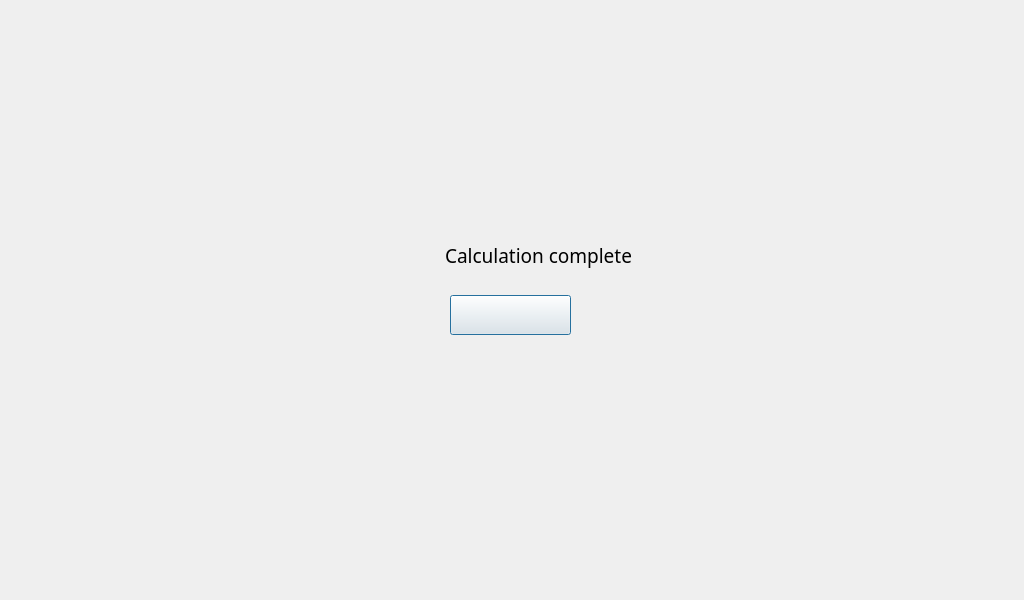
<?xml version="1.0" encoding="UTF-8"?>
<ui version="4.0">
 <class>Dialog</class>
 <widget class="QDialog" name="Dialog">
  <property name="geometry">
   <rect>
    <x>0</x>
    <y>0</y>
    <width>1024</width>
    <height>600</height>
   </rect>
  </property>
  <property name="font">
   <font>
    <family>NanumSquare</family>
   </font>
  </property>
  <property name="windowTitle">
   <string>Dialog</string>
  </property>
  <property name="styleSheet">
   <string notr="true"/>
  </property>
  <widget class="QPushButton" name="Button_ok">
   <property name="geometry">
    <rect>
     <x>450</x>
     <y>295</y>
     <width>121</width>
     <height>40</height>
    </rect>
   </property>
   <property name="styleSheet">
    <string notr="true">QPushButton {
   border-image: url(:/Icon/OK_Pressed.png);
}


QPushButton:pressed {
	border-image: url(:/Icon/OK.png);
}

</string>
   </property>
   <property name="text">
    <string/>
   </property>
  </widget>
  <widget class="QLabel" name="label_8">
   <property name="geometry">
    <rect>
     <x>270</x>
     <y>210</y>
     <width>470</width>
     <height>150</height>
    </rect>
   </property>
   <property name="font">
    <font>
     <family>NanumSquare</family>
    </font>
   </property>
   <property name="styleSheet">
    <string notr="true">border-image: url(:/Icon/set_sel_on_box.png);</string>
   </property>
   <property name="text">
    <string/>
   </property>
  </widget>
  <widget class="QLabel" name="label">
   <property name="geometry">
    <rect>
     <x>0</x>
     <y>0</y>
     <width>1024</width>
     <height>600</height>
    </rect>
   </property>
   <property name="styleSheet">
    <string notr="true">border-image: url(:/Icon/Measurement capture.png);</string>
   </property>
   <property name="text">
    <string/>
   </property>
  </widget>
  <widget class="QLabel" name="label_9">
   <property name="geometry">
    <rect>
     <x>367</x>
     <y>235</y>
     <width>51</width>
     <height>41</height>
    </rect>
   </property>
   <property name="styleSheet">
    <string notr="true">image: url(:/Icon/exclamation icon.png);</string>
   </property>
   <property name="text">
    <string/>
   </property>
  </widget>
  <widget class="QLabel" name="label_10">
   <property name="geometry">
    <rect>
     <x>418</x>
     <y>230</y>
     <width>241</width>
     <height>50</height>
    </rect>
   </property>
   <property name="font">
    <font>
     <family>NanumSquare</family>
     <pointsize>14</pointsize>
    </font>
   </property>
   <property name="styleSheet">
    <string notr="true"/>
   </property>
   <property name="text">
    <string>Calculation complete</string>
   </property>
   <property name="alignment">
    <set>Qt::AlignCenter</set>
   </property>
  </widget>
  <zorder>label</zorder>
  <zorder>label_8</zorder>
  <zorder>Button_ok</zorder>
  <zorder>label_9</zorder>
  <zorder>label_10</zorder>
 </widget>
 <resources>
  <include location="Icon/Icon.qrc"/>
 </resources>
 <connections/>
</ui>
